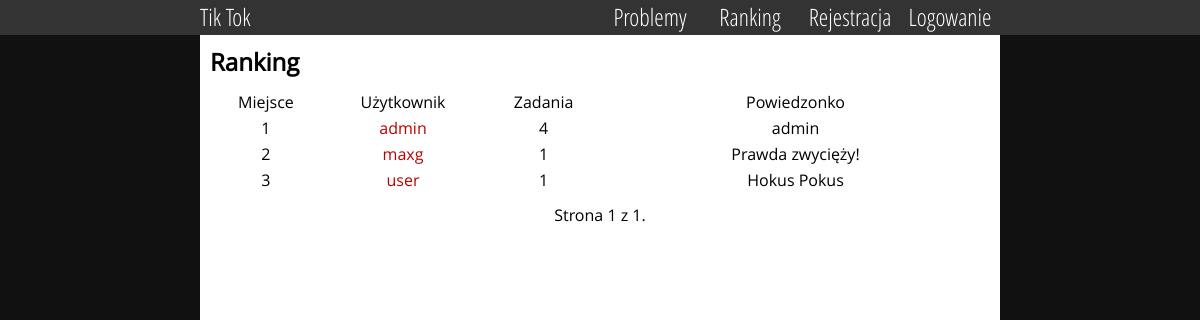
/user/ranking, run on the app's committed database.
### user/models.py (models this page shows, shortened)
class MyUser(models.Model):
	user = models.OneToOneField(User, primary_key=True)
	motto = models.CharField(max_length=140, blank = True)
	accomplishments = models.IntegerField(default=0)

### user/views.py (the view)
# urls.py: url(r'ranking', views.ranking, name='ranking'),
def ranking(request):
	my_user_list_total = MyUser.objects.filter(accomplishments__gt=0 ).order_by('-accomplishments')
	paginator = Paginator(my_user_list_total, 25)
	page =  request.GET.get('page')
	try:
		my_user_list = paginator.page(page)
	except PageNotAnInteger:
		my_user_list = paginator.page(1)
	except EmptyPage:
		my_user_list = paginator.page(paginator.num_pages)
	return render(request, 'user/ranking.html', {'my_user_list': my_user_list})

### user/templates/user/ranking.html (shortened to what this page needs)
{% extends 'base.html' %}
{% block header %}Ranking {% endblock %}
{% block content %}
    <table class="my_table"  id="userTable">
    <tr>
        <td> Miejsce</td>
        <td> Użytkownik</td>
        <td> Zadania</td>
        <td width="50%"> Powiedzonko</td>
    </tr>
    {% for my_user in my_user_list %}
        <tr>
            <td>{{ my_user_list.start_index|add:forloop.counter0 }}</td>
            <td> <a href="{% url 'user:detail' my_user.user.id%}"> {{ my_user.user.username }}</a> </td>
            <td> {{my_user.accomplishments}}</td>
            <td> {{my_user.motto}}</td>
        </tr>
    {% endfor %}
    </table>
<div class="pagination">
    <span class="step-links">
        <span class="current">
            Strona {{ my_user_list.number }} z {{ my_user_list.paginator.num_pages }}.
        </span>
    </span>
</div>
{% endblock %}

### templates/base.html (shortened to what this page needs)
<!DOCTYPE html>
{% load static %}
{% static "css/style.css" as style %}
<html>
<head>
    <link rel="stylesheet" type="text/css" href="{{style}}">
</head>
<body>
<div id="menu">
    <div id="menuItemContainer">
        <a href="/"> <div class="menuItemLeft" > Tik Tok</div> </a>
        {% if user.is_authenticated %}
        <a href="{% url 'user:detail' user.id  %}"> <div class="menuItemRight"> Konto</div> </a>
        <a href="{% url 'submits:index'  %}"> <div class="menuItemRight"> Zgłoszenia</div> </a>
        {% else %}
        <a href="{% url 'user:login'  %}"> <div class="menuItemRight"> Logowanie</div> </a>
        <a href="{% url 'user:register'  %}"> <div class="menuItemRight"> Rejestracja</div> </a>
        {% endif %}
        <a href="{% url 'user:ranking'  %}"> <div class="menuItemRight"> Ranking</div> </a>
        <a href="{% url 'problems:index'  %}"> <div class="menuItemRight"> Problemy</div> </a>
    </div>
</div>
<div id="content">
    <div id="contentPage">
    <h2>{% block header %}{% endblock %}</h2>
    {% block content %}
    {% endblock %}
    </div>
</div>
</body>
</html>

### static/css/style.css (style rules this page uses)
html { overflow-y:scroll; }
html, body { margin: 0; padding: 0; height: 100%; min-height: 100%; }
a { text-decoration: none; color: #B00; }
#menu { font-family: 'Open Sans Condensed', sans-serif; width: 100%; position: fixed; left:0; top:0; background-color: #333; margin:0 auto; padding: 0; height: 35px; }
#menu a { color: white; font-size: 24px; }
#menuItemContainer { max-width: 800px; margin: 0 auto; }
.menuItemLeft { height: 35px; width: 100px; float:left; background-color: #333; }
.menuItemRight { height: 35px; width: 100px; float:right; text-align: center; background-color: #333; }
#userTable { width: 100%; }
.my_table { padding:10px; }
#content { font-family: 'Open Sans', sans-serif; background-color: #111; width: 100% margin: 0 auto; min-height: 100%; display: flex; }
#contentPage { background-color: #fff; width: 800px; margin: 0 auto; padding-top:35px; min-height:100%; }
#contentPage h2 { margin: 0; padding-top: 10px; padding-left: 10px; }
table td { text-align: center; }
.pagination { text-align: center; width:100%; margin-bottom:10px; }

### data on the page
MyUser: start_index|add "1", user.username "admin", accomplishments "4", motto "admin"
MyUser: start_index|add "2", user.username "maxg", accomplishments "1", motto "Prawda zwycięży!"
MyUser: start_index|add "3", user.username "user", accomplishments "1", motto "Hokus Pokus"

### other printed values
{{ my_user_list.number }} "1"
{{ my_user_list.paginator.num_pages }} "1"
